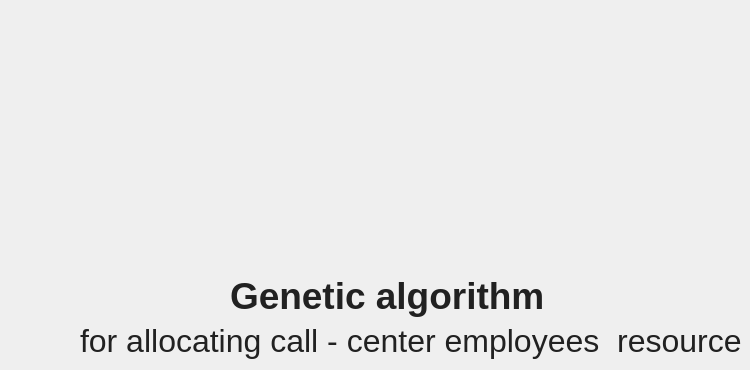
    <widget class="QWidget" name="strat_page">
     <widget class="QLabel" name="label_11">
      <property name="geometry">
       <rect>
        <x>230</x>
        <y>270</y>
        <width>351</width>
        <height>51</height>
       </rect>
      </property>
      <property name="font">
       <font>
        <pointsize>28</pointsize>
        <weight>75</weight>
        <bold>true</bold>
       </font>
      </property>
      <property name="styleSheet">
       <string notr="true">color: rgb(33, 33, 33)</string>
      </property>
      <property name="text">
       <string>Genetic algorithm </string>
      </property>
     </widget>
     <widget class="QFrame" name="frame_3">
      <property name="geometry">
       <rect>
        <x>340</x>
        <y>120</y>
        <width>128</width>
        <height>128</height>
       </rect>
      </property>
      <property name="sizePolicy">
       <sizepolicy hsizetype="Fixed" vsizetype="Fixed">
        <horstretch>0</horstretch>
        <verstretch>0</verstretch>
       </sizepolicy>
      </property>
      <property name="styleSheet">
       <string notr="true">background-image: url(:resourse/assistant-128.png);</string>
      </property>
      <property name="frameShape">
       <enum>QFrame::NoFrame</enum>
      </property>
      <property name="frameShadow">
       <enum>QFrame::Raised</enum>
      </property>
     </widget>
     <widget class="QLabel" name="label_12">
      <property name="geometry">
       <rect>
        <x>80</x>
        <y>320</y>
        <width>661</width>
        <height>41</height>
       </rect>
      </property>
      <property name="font">
       <font>
        <pointsize>24</pointsize>
       </font>
      </property>
      <property name="styleSheet">
       <string notr="true">color: rgb(33, 33, 33)</string>
      </property>
      <property name="text">
       <string>for allocating call - center employees  resources</string>
      </property>
     </widget>
    </widget>
